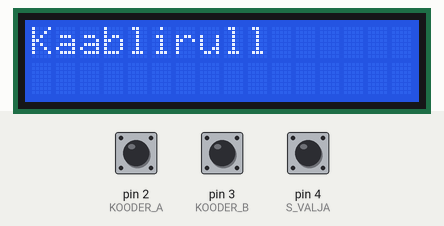
This sketch was run on a simulated Arduino Uno, built with avr-gcc and run on an emulated ATmega328P. Parts: 16×2 character LCD. The inputs (shaded band) are chosen by the test bench; at power-on: pin 2 (KOODER_A) HIGH, pin 3 (KOODER_B) HIGH, pin 4 (S_VALJA) HIGH. What the sketch prints to the serial monitor is not drawn.

Above: at 1.2 s.
1.3 s: pin 2 (KOODER_A) pulled LOW for 0.15 s
At 2.0 s:
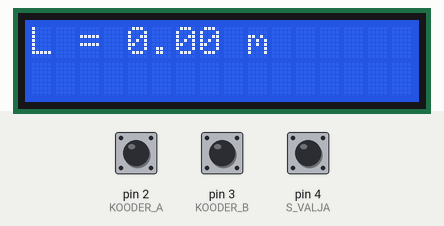
Timing chart, 0 to 4.3 s (numbered marks = the images above; inputs shaded):
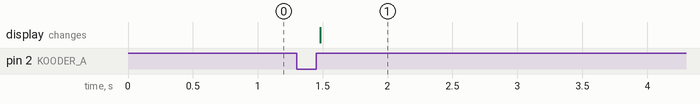

Measured:
- after the input at 1.3 s, the display: changes after 0.18 s (image 1)

The sketch:

C++.ino
```cpp
/*
 * Nimetus: Isekeriv kaablirull
 * Kirjeldus: Kaabli pikkuse mõõtmine kooderi abil ja kuvamine LCD ekraanil
 * Autor: Mart-Hendrik Meikup (Rühm E)
 * Kuupäev: 24.11.2026
 * Versioon: v1.0
 */

#include <Wire.h>
#include <LiquidCrystal_I2C.h>

// Defineerime sisendid ja väljundid
#define KOODER_A 2   // Kooderi kanal A
#define KOODER_B 3   // Kooderi kanal B
#define S_VALJA 4    // Väljalülitamise lüliti

// Defineerime konstandid
#define S_CM 0.5     // Kaabli pikkus ühe impulsi kohta (cm)
#define L_MAX 200.0  // Kaabli maksimaalne pikkus (cm)

// Defineerime globaalsed muutujad
long N = 0;          // Impulsiloendur
byte A_eelmine = 0;  // Kanali A eelmine olek
float L = 0;         // Kaabli pikkus (cm)

LiquidCrystal_I2C lcd(0x27, 16, 2); // LCD ekraan I2C aadressiga 0x27

void setup()
{
  // Andmeside jadaliidese käivitamine
  Serial.begin(9600);
  // Algseadistus
  pinMode(KOODER_A, INPUT_PULLUP);
  pinMode(KOODER_B, INPUT_PULLUP);
  pinMode(S_VALJA, INPUT_PULLUP);
  // Ekraani käivitamine
  lcd.init();
  lcd.backlight();
  lcd.print("Kaablirull");
  // Impulsiloenduri nullimine
  N = 0;
  A_eelmine = digitalRead(KOODER_A);
}

bool kooder()
{
  // Loeme kooderi signaali
  byte A = digitalRead(KOODER_A);
  byte B = digitalRead(KOODER_B);
  if (A && !A_eelmine)
  {                  // Tuli uus impulss
    if (!B)
    {                // Kaablit tõmmatakse välja
      N = N + 1;     // Suurendame loendurit
    }
    else
    {                // Kaablit keritakse sisse
      N = N - 1;     // Vähendame loendurit
      if (N < 0)
      {
        N = 0;       // Kaabel on täielikult sisse keritud
      }
    }
    L = N * S_CM;    // Arvutame kaabli pikkuse

    // Programmi kontrollimine Serial Monitoriga
    Serial.print("Kaabli pikkus (cm): ");
    Serial.println(L);
    A_eelmine = A;   // Salvestame kanali A oleku
    return true;     // Uus impulss töödeldud
  }
  A_eelmine = A;     // Salvestame kanali A oleku
  return false;      // Uut impulssi ei tulnud
}

void ekraan()
{
  // Kuvame kaabli pikkuse ekraanil
  lcd.setCursor(0, 0);
  lcd.print("L = ");
  lcd.print(L / 100.0, 2);
  lcd.print(" m      ");
  lcd.setCursor(0, 1);
  if (L >= L_MAX)
  {                  // Kaabel on lõpus
    lcd.print("Kaabel lopus!   ");
  }
  else
  {
    lcd.print("                ");
  }
}

void valjalylitus()
{
  // Kontrollime, kas seade lülitati välja
  if (!digitalRead(S_VALJA))
  {
    lcd.clear();
    lcd.print("Seade valjas");
    Serial.println("Seade lylitati valja");
    while (1) {}     // Programm lõpetab töö
  }
}

void loop()
{
  if (kooder())     // Kooderi lugemise ja pikkuse arvutamise funktsioon
  {                 // Tuli uus impulss
    ekraan();       // Ekraanil kuvamise funktsioon
    delay(50);      // Viivitus 50 ms
    valjalylitus(); // Väljalülitamise kontrollfunktsioon
  }
}
```
